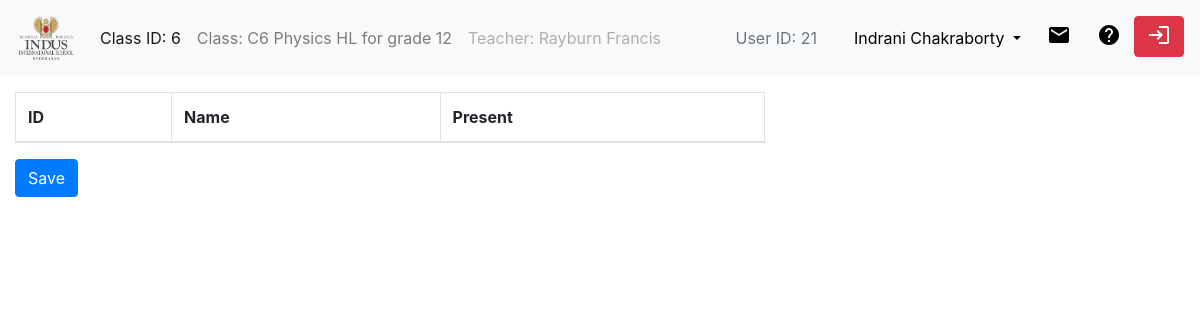
Screenshot of /classdetails/6/6 (signed in) with the database file from the repository.
### classes/models.py (models this page shows)
class ClassModel(models.Model):
    grade = models.IntegerField()
    subject = models.ForeignKey(Subject, on_delete=models.CASCADE, null=True, blank=True)
    block = models.CharField(max_length=3, blank = True, null=True)
    section = models.CharField(max_length=2, null=True, blank=True)
    is_homeroom = models.BooleanField(null=True, default=False)
    def __str__(self):
        if(self.is_homeroom):
            return f'{self.grade}{self.section}'
        else:
            return f'{self.block} {self.subject} for grade {self.grade}'

class Subject(models.Model):
    name = models.CharField(max_length=15)
    def __str__(self):
        return f'{self.name}'

### account/models.py (models this page shows, shortened)
class Teacher(models.Model):
    user = models.OneToOneField(User, on_delete=models.CASCADE)
    name = models.CharField(max_length=30)
    phone = models.CharField(max_length=12)
    email = models.CharField(max_length=60)
    is_coordinator = models.BooleanField(default=False, help_text="Select only if Teacher is Coordinator.")
    grades = models.CharField(max_length=15, null = True, help_text ="Separate grades by commas.")

### classes/views.py (the view)
# urls.py: path('classdetails/<int:class_id>/<int:teacherclass_id>', classes.views.classdetails, name="classdetails"),
@login_required
def classdetails(request, class_id, teacherclass_id):
    id = request.user.id
    teacherclass = get_object_or_404(TeacherClass, pk = teacherclass_id)
    teacher_name = teacherclass.teacherref.name
    class_name = teacherclass.classref
    classstudents = ClassStudent.objects.filter(classref = class_id)
    user_id = request.user.id
    try:
        if request.user.teacher is not None:
            rolename = 'Teacher'
            name = request.user.teacher.name
    except AttributeError:
        rolename = 'Administrator'
        name = request.user.staff.name
    present, absent = present_absent_cs(classstudents)
    context = {
        'class_id': class_id,
        'class_name': class_name,
        'teacher_name': teacher_name,
        'id': id,
        'classstudents': classstudents,
        'name': name,
        'rolename': rolename,
        'user_id': user_id,
        'present': present,
        'absent': absent
    }
    return render(request, 'classes/classdetails.html', context)

### classes/views.py (called while the page is built)
def present_absent_cs(classstudents):
    present = 0
    absent = 0
    for student in classstudents:
        if student.attendance:
            present += 1
        else:
            absent += 1
    return present, absent

### classes/templates/classes/classdetails.html (shortened to what this page needs)
<!DOCTYPE html>
<html lang="en">
<head>
  {% load static %}
  <link rel="stylesheet" href="{% static 'bootstrap_4.0.0/css/bootstrap.css' %}">
</head>
<body>
<nav class="navbar navbar-expand-lg navbar-light bg-light">
  <a class="navbar-brand" href="{% url 'loginview' %}">
    <img src = "{% static 'images/Logo.png' %}" alt = "Logo" style="width:60px;height:50px;">
  </a>
  <div class="collapse navbar-collapse" id="navbarNavAltMarkup">
    <ul class="navbar-nav mr-auto">
      <li class="nav-item active">
        <a class="nav-link" href="#">Class ID: {{class_id}}<span class="sr-only">(current)</span></a>
      </li>
      <li class="nav-item">
        <a class="nav-link" href="#">Class: {{class_name}}</a>
      </li>
      <li class="nav-item">
        <a class="nav-link disabled" href="#">Teacher: {{teacher_name}}</a>
      </li>
    </ul>
    <div class="navbar-nav ml-auto">
      <button type = "button" class="dropdown-item" href="#" disabled>User ID: {{user_id}}</button>
      <div class="btn-group">
        <button type="button" class="btn bg-light dropdown-toggle" data-toggle="dropdown" aria-haspopup="true" aria-expanded="false">
          {{name}}
        </button>
      </div>
      <button type="button" class="btn bg-light" data-container="body" data-toggle="popover" data-trigger = "focus" data-placement="bottom" data-content = "Notifications Here">
        <span class="material-icons">mail</span>
      </button>
      <button type="button" class="btn bg-light">
        <span class="material-icons">help</span>
      </button>
      <a href = "{% url 'logout' %}"><button type = "button" class = 'btn btn-danger'>
        <i class="material-icons vertical-align-middle padding-bottom-3">login</i>
      </button></a>
    </div>
  </div>
</nav>
<div class = 'container-fluid row'>
  <div class = 'col-8'>
    <form method = "post" action = "{% url 'save' class_id %}" enctype="multipart/form-data">
      <table class="table table-striped table-bordered">
        <thead>
        <tr>
          <th scope="col">ID</th>
          <th scope="col">Name</th>
          <th scope="col">Present</th>
        </tr>
        </thead>
      </table>
      <button class = 'btn btn-primary' type = 'submit'>Save</button>
    </form>
  </div>
  <div class = 'col-4 text-center'>
  </div>
</body>
</html>

### classes/templates/classes/classdetails.html (style rules this page uses)
.vertical-align-middle { vertical-align: middle; }
a { color: inherit; }
.padding-bottom-3 { padding-bottom: 3px; }

### rows the page displays
ClassModel: is_homeroom+block+subject "C6 Physics HL for grade 12"
Teacher: name "Rayburn Francis"
Teacher: name "Indrani Chakraborty"

### other values shown
{{ class_id }} "6"
{{ user_id }} "21"
